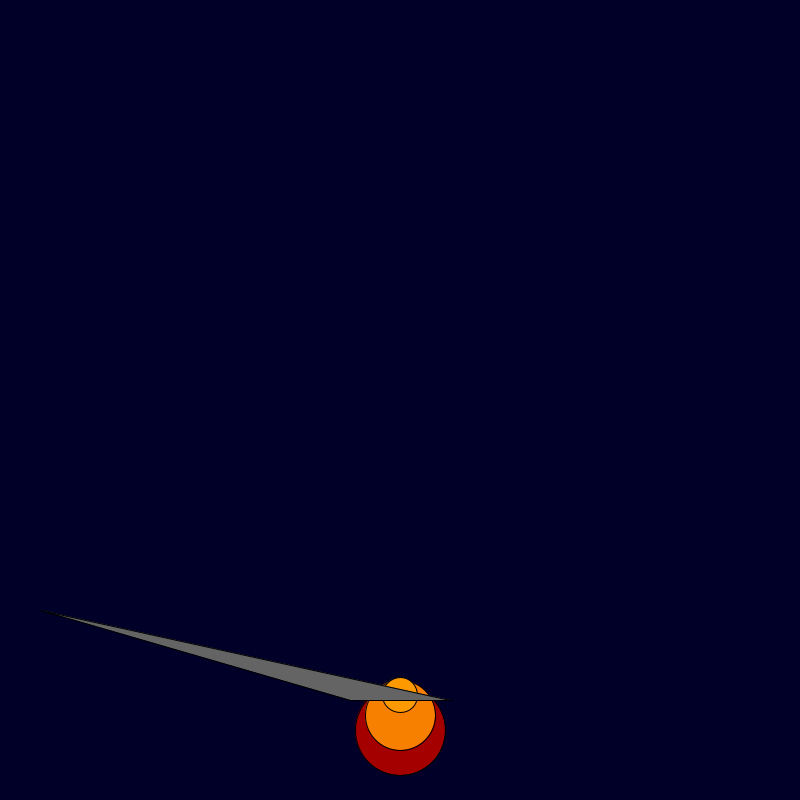
Frame 1 (no input)
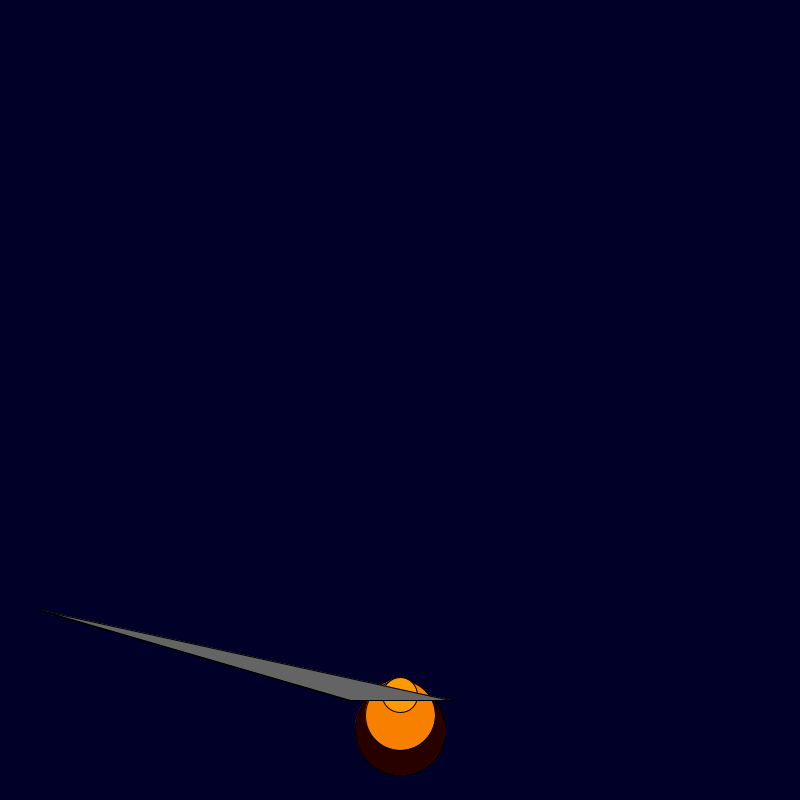
Frame 60 (the mouse pressed at the canvas centre just before this capture)
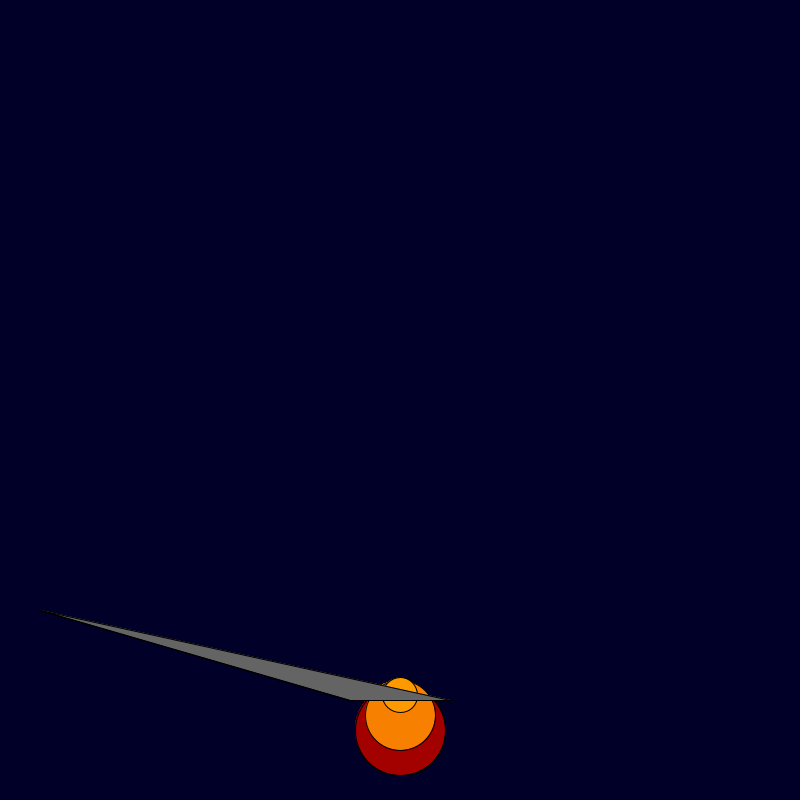
Frame 120 (the mouse held since frame 60 and released just before this capture)

The Processing sketch that drew these frames (run headless with seeded random() and noise(); from frame 60 on, the mouse is pressed at the canvas centre):

// Processing sketch: rocket_ship
// ── rocket_ship.pde
int x = 400; 
int y = 600; 

void setup() {

    background(0, 0, 40); size(800, 800);

}

void draw() {

    fill(random(255), 0, 0);
    ellipse(400, 600 + 130, 90, 90);
    fill(248, 128, 0);
    ellipse(400, 600 + 115, 70, 70);
    fill(255, 153, 0);
    ellipse(400, 600 + 95, 35, 35);
    fill(100, 100, 100);
    triangle(40, y + 10, x + 50, y + 100, x - 50, y + 100);

}
